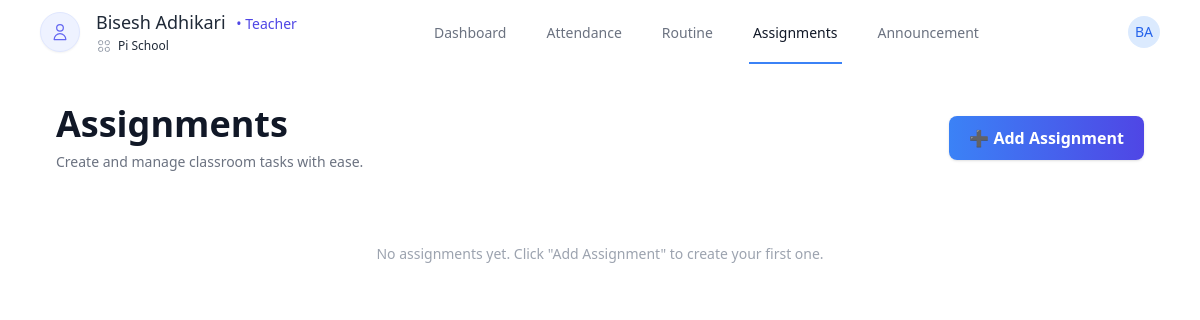
/assignment/ (signed in), run on an earlier commit of the app's database.
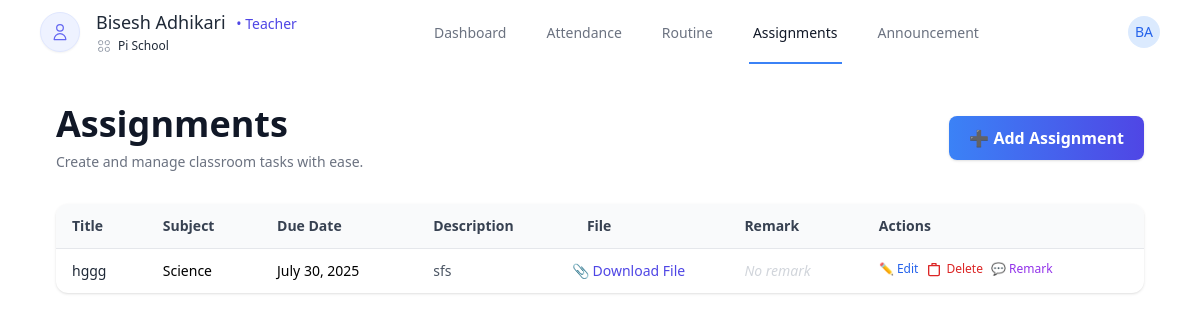
And on a later commit of the database.
### school/models.py (models this page shows, shortened)
class Assignment(models.Model):
    title = models.CharField(max_length=255)
    subject = models.CharField(max_length=100, blank=True)  # blank=True allows unassigned teachers to skip
    description = models.TextField(blank=True)
    due_date = models.DateField()
    assignment_file = models.FileField(upload_to='assignments/', null=True, blank=True)
    created_by = models.ForeignKey(settings.AUTH_USER_MODEL, on_delete=models.CASCADE)
    school = models.ForeignKey(School, on_delete=models.CASCADE, null=True, blank=True)
    grade = models.ForeignKey(Grade, null=True, blank=True, on_delete=models.SET_NULL)
    section = models.ForeignKey(Section, null=True, blank=True, on_delete=models.SET_NULL)
    created_at = models.DateTimeField(auto_now_add=True)
    remark = models.TextField(blank=True, null=True)

### dashboard/views.py (the view)
# urls.py: path('assignment/', assignment_view, name='assignment'),
def assignment_view(request):
    school = request.user.school
    assignments = Assignment.objects.filter(school=school)
    context = {
        'assignments': assignments,
    }
    return render(request, 'dashboard/teachers/assignment.html', context)

### dashboard/templatetags/custom_tags.py (called while the page is built)
@register.filter
def short_school_name(value):
    words = value.split()
    if len(words) >= 4:
        return f"{words[0]} {words[1]} {words[-1]}"
    return value

### dashboard/templates/dashboard/teachers/assignment.html
{% extends "dashboard/base.html" %}
{% block content %}
<div class="max-w-6xl mx-auto px-4 sm:px-6 lg:px-8 py-10">
  <div class="flex items-center justify-between mb-8">
    <div>
      <h1 class="text-4xl font-extrabold text-gray-900">Assignments</h1>
      <p class="text-sm text-gray-500 mt-2">Create and manage classroom tasks with ease.</p>
    </div>
    <a href="/routine"
      class="bg-gradient-to-r from-blue-500 to-indigo-600 text-white px-5 py-2.5 rounded-lg font-semibold shadow hover:shadow-xl transition-all duration-200">
      ➕ Add Assignment
    </a>
  </div>
  {% if assignments %}
    <div class="overflow-x-auto bg-white rounded-xl shadow">
      <table class="min-w-full divide-y divide-gray-200 text-sm">
        <thead class="bg-gray-50 text-left text-gray-700 font-semibold">
          <tr>
            <th class="px-4 py-3">Title</th>
            <th class="px-4 py-3">Subject</th>
            <th class="px-4 py-3">Due Date</th>
            <th class="px-4 py-3">Description</th>
            <th class="px-4 py-3">File</th>
            <th class="px-4 py-3">Remark</th>
            <th class="px-4 py-3">Actions</th>
          </tr>
        </thead>
        <tbody class="divide-y divide-gray-100">
          {% for assignment in assignments %}
            <tr class="hover:bg-gray-50 transition">
              <td class="px-4 py-3 font-medium text-gray-800">{{ assignment.title }}</td>
              <td class="px-4 py-3">{{ assignment.subject }}</td>
              <td class="px-4 py-3">{{ assignment.due_date }}</td>
              <td class="px-4 py-3 text-gray-600 max-w-xs truncate">{{ assignment.description }}</td>
              <td>
                {% if assignment.assignment_file %}
                <a href="{% url 'download_assignment' assignment.id %}" class="text-indigo-600 hover:underline text-sm">
                📎 Download File
                </a>
                {% else %}
                <span class="text-gray-400 text-xs">—</span>
                {% endif %}
             </td>
              <td class="px-4 py-3 text-gray-500 italic">
                {% if assignment.remark %}
                  {{ assignment.remark }}
                {% else %}
                  <span class="text-gray-300">No remark</span>
                {% endif %}
              </td>
              <td class="px-4 py-3 flex gap-2">
                <a href="{% url 'edit_assignment' assignment.id %}" class="text-blue-600 hover:underline text-xs">✏️ Edit</a>
                <a href="{% url 'delete_assignment' assignment.id %}" class="text-red-600 hover:underline text-xs flex items-center gap-1">
                <svg xmlns="http://www.w3.org/2000/svg" class="h-4 w-4" fill="none"
                    viewBox="0 0 24 24" stroke="currentColor" stroke-width="2">
                    <path stroke-linecap="round" stroke-linejoin="round" d="M6 7h12M9 7V4h6v3M4 7h16v13a2 2 0 01-2 2H6a2 2 0 01-2-2V7z" />
                </svg>
                Delete
                </a>
                <a href="{% url 'add_remark' assignment.id %}" class="text-purple-600 hover:underline text-xs">💬 Remark</a>
              </td>
            </tr>
          {% endfor %}
        </tbody>
      </table>
    </div>
  {% else %}
    <div class="text-center text-gray-400 py-10">
      <p class="text-sm">No assignments yet. Click "Add Assignment" to create your first one.</p>
    </div>
  {% endif %}
</div>
{% endblock %}

What changed in the data, as far as the page shows it:
added Assignment: title "hggg", subject "Science", due_date "July 30, 2025", description "sfs", shows "📎 Download File", shows "No remark"
Also different on the page:
text no longer shown: "No assignments yet. Click \"Add Assignment\" to create your first one."
text now shown: "Title Subject Due Date Description File Remark Actions"
